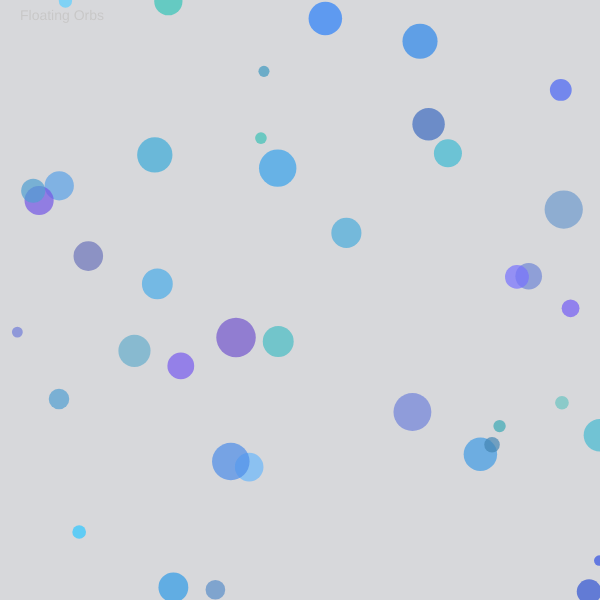
Frame 1 (no input)
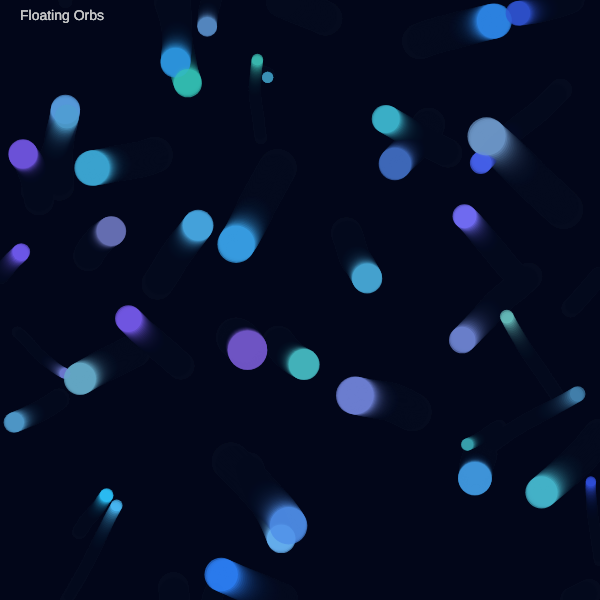
Frame 60 (no input)
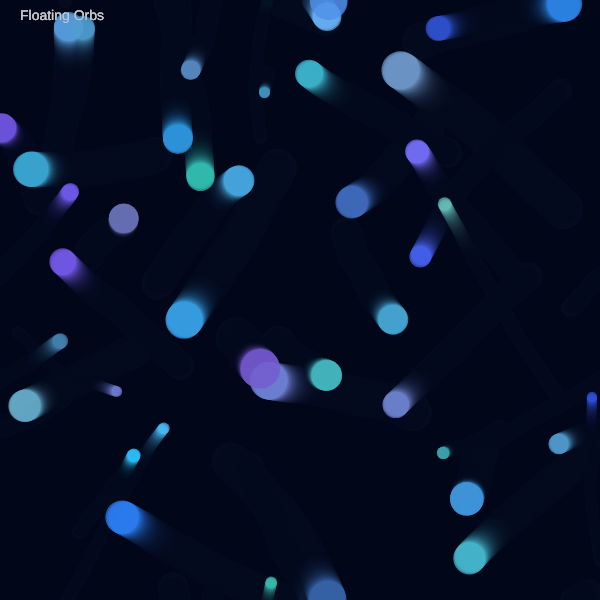
Frame 120 (the mouse pressed at the canvas centre since frame 60)

The p5.js sketch that drew these frames (run headless with seeded random() and noise() and a simulated clock; from frame 60 on, the mouse is pressed at the canvas centre):

// p5.js sketch
// ── sketch.js
// simple generative artwork - John Weber
// floating circles using arrays

var orbX = [];
var orbY = [];
var orbSize = [];
var orbVX = [];
var orbVY = [];
var orbR = [];
var orbG = [];
var orbB = [];
var numOrbs = 40;

function setup() {
  createCanvas(600, 600);
  noStroke();

  for (var i = 0; i < numOrbs; i++) {
    orbX[i] = random(width);
    orbY[i] = random(height);
    orbSize[i] = random(10, 40);

    // base speed
    orbVX[i] = random(-1.5, 1.5);
    orbVY[i] = random(-1.5, 1.5);

    // blue-ish colors, slightly different
    orbR[i] = random(40, 120);
    orbG[i] = random(80, 200);
    orbB[i] = random(180, 255);
  }
}

function draw() {
  // semi-transparent background for trail effect
  background(5, 10, 25, 40);

  drawOrbs();
  moveOrbs();

  // small title in the corner
  fill(200);
  textSize(14);
  text("Floating Orbs", 20, 20);
}

function drawOrbs() {
  for (var i = 0; i < numOrbs; i++) {

    // distance from mouse
    var d = dist(mouseX, mouseY, orbX[i], orbY[i]);

    // make orbs grow & brighten when mouse is close
    var glow = 0;
    if (d < 80) {
      glow = map(d, 0, 80, 80, 0);
    }

    fill(orbR[i] + glow, orbG[i] + glow, orbB[i] + glow, 180);
    circle(orbX[i], orbY[i], orbSize[i] + glow * 0.1);
  }
}

function moveOrbs() {
  for (var i = 0; i < numOrbs; i++) {
    // tiny random wobble so paths aren't straight
    orbVX[i] += random(-0.05, 0.05);
    orbVY[i] += random(-0.05, 0.05);

    orbVX[i] = constrain(orbVX[i], -2, 2);
    orbVY[i] = constrain(orbVY[i], -2, 2);

    orbX[i] += orbVX[i];
    orbY[i] += orbVY[i];

    // wrap around edges
    if (orbX[i] > width)  orbX[i] = 0;
    if (orbX[i] < 0)      orbX[i] = width;
    if (orbY[i] > height) orbY[i] = 0;
    if (orbY[i] < 0)      orbY[i] = height;
  }
}
